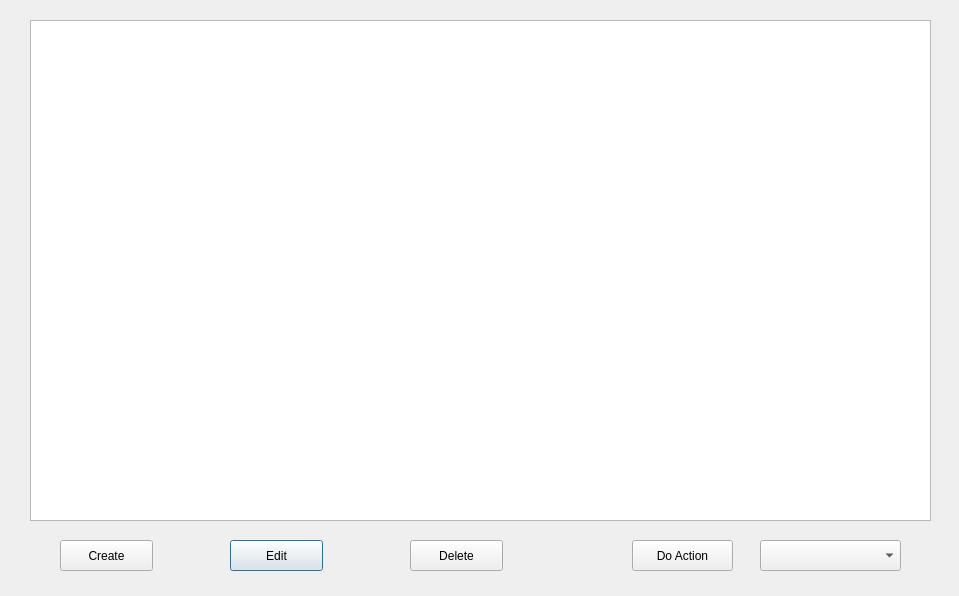
<?xml version="1.0" encoding="UTF-8"?>
<ui version="4.0">
 <class>InfoDialog</class>
 <widget class="QDialog" name="InfoDialog">
  <property name="geometry">
   <rect>
    <x>0</x>
    <y>0</y>
    <width>959</width>
    <height>596</height>
   </rect>
  </property>
  <property name="windowTitle">
   <string>Dialog</string>
  </property>
  <widget class="QPushButton" name="pushButton_edit">
   <property name="geometry">
    <rect>
     <x>230</x>
     <y>540</y>
     <width>93</width>
     <height>31</height>
    </rect>
   </property>
   <property name="text">
    <string>Edit</string>
   </property>
  </widget>
  <widget class="QPushButton" name="pushButton_create">
   <property name="geometry">
    <rect>
     <x>60</x>
     <y>540</y>
     <width>93</width>
     <height>31</height>
    </rect>
   </property>
   <property name="text">
    <string>Create</string>
   </property>
  </widget>
  <widget class="QPushButton" name="pushButton_delete">
   <property name="geometry">
    <rect>
     <x>410</x>
     <y>540</y>
     <width>93</width>
     <height>31</height>
    </rect>
   </property>
   <property name="text">
    <string>Delete</string>
   </property>
  </widget>
  <widget class="QTableWidget" name="tableWidget_data">
   <property name="geometry">
    <rect>
     <x>30</x>
     <y>20</y>
     <width>901</width>
     <height>501</height>
    </rect>
   </property>
  </widget>
  <widget class="QPushButton" name="pushButton_doAction">
   <property name="geometry">
    <rect>
     <x>632</x>
     <y>540</y>
     <width>101</width>
     <height>31</height>
    </rect>
   </property>
   <property name="text">
    <string>Do Action</string>
   </property>
  </widget>
  <widget class="QComboBox" name="comboBox_actions">
   <property name="geometry">
    <rect>
     <x>760</x>
     <y>540</y>
     <width>141</width>
     <height>31</height>
    </rect>
   </property>
  </widget>
 </widget>
 <resources/>
 <connections/>
</ui>
